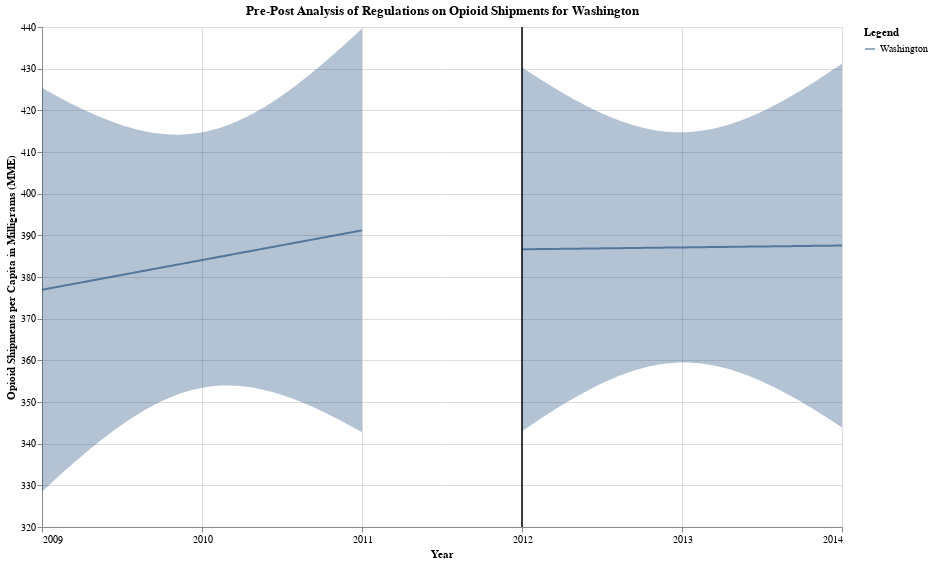

Source (notebook cell):
### Code cell
pre_post_final = pre_FL_plot + post_FL_plot
pre_post_final.properties(title = "Pre-Post Analysis of Regulations on Opioid Shipments for Washington")

### Figure 1 — Vega-Lite specification as saved in the notebook (floating-point values rounded to 4 significant figures)
{"config": {"view": {"continuousWidth": 300, "continuousHeight": 300}}, "layer": [{"mark": {"type": "errorband"}, "encoding": {"color": {"value": "#063970"}, "x": {"axis": {"format": ".0f", "values": [2009.0, 2010.0, 2011.0, 2012.0, 2013.0, 2014.0]}, "field": "TransactionYear", "type": "quantitative"}, "y": {"field": "ci_low", "scale": {"zero": false}, "title": "Opioid Shipments per Capita in Milligrams (MME)", "type": "quantitative"}, "y2": {"field": "ci_high"}}}, {"mark": {"type": "line"}, "encoding": {"color": {"value": "#063970"}, "opacity": {"field": "Treat", "legend": {"title": "Legend"}, "type": "nominal"}, "x": {"field": "TransactionYear", "type": "quantitative"}, "y": {"field": "per_capita_MME_mg", "type": "quantitative"}}}, {"data": {"name": "data-dde12b1ebf09cd9faeb2d94fe58abd1b"}, "mark": {"type": "rule", "color": "black"}, "encoding": {"x": {"axis": {"values": [2009.0, 2010.0, 2011.0, 2012.0, 2013.0, 2014.0]}, "field": "Year", "title": "Year", "type": "quantitative"}}}, {"layer": [{"mark": {"type": "errorband"}, "encoding": {"color": {"value": "#063970"}, "x": {"axis": {"format": ".0f", "values": [2009.0, 2010.0, 2011.0, 2012.0, 2013.0, 2014.0]}, "field": "TransactionYear", "type": "quantitative"}, "y": {"field": "ci_low", "scale": {"zero": false}, "title": "Opioid Shipments per Capita in Milligrams (MME)", "type": "quantitative"}, "y2": {"field": "ci_high"}}}, {"mark": {"type": "line"}, "encoding": {"color": {"value": "#063970"}, "opacity": {"field": "Treat", "legend": {"title": "Legend"}, "type": "nominal"}, "x": {"field": "TransactionYear", "type": "quantitative"}, "y": {"field": "per_capita_MME_mg", "type": "quantitative"}}}, {"data": {"name": "data-dde12b1ebf09cd9faeb2d94fe58abd1b"}, "mark": {"type": "rule", "color": "black"}, "encoding": {"x": {"axis": {"values": [2009.0, 2010.0, 2011.0, 2012.0, 2013.0, 2014.0]}, "field": "Year", "title": "Year", "type": "quantitative"}}}], "data": {"name": "data-68e39b7acf054f868a1eadee1bc9bb7a"}}], "data": {"name": "data-a6f07998bbe3cd8656172201f868978a"}, "height": 500, "title": "Pre-Post Analysis of Regulations on Opioid Shipments for Washington", "width": 800, "$schema": "https://vega.github.io/schema/vega-lite/v5.16.3.json", "datasets": {"data-a6f07998bbe3cd8656172201f868978a": [{"TransactionYear": 2009.0, "per_capita_MME_mg": 376.9, "ci_low": 328.5, "ci_high": 425.4, "Treat": "Washington"}, {"TransactionYear": 2009.0, "per_capita_MME_mg": 377.1, "ci_low": 329.2, "ci_high": 425.0, "Treat": "Washington"}, {"TransactionYear": 2009.0, "per_capita_MME_mg": 377.2, "ci_low": 329.9, "ci_high": 424.5, "Treat": "Washington"}, {"TransactionYear": 2009.0, "per_capita_MME_mg": 377.4, "ci_low": 330.6, "ci_high": 424.1, "Treat": "Washington"}, {"TransactionYear": 2009.0, "per_capita_MME_mg": 377.5, "ci_low": 331.3, "ci_high": 423.7, "Treat": "Washington"}, {"TransactionYear": 2009.0, "per_capita_MME_mg": 377.6, "ci_low": 332.0, "ci_high": 423.3, "Treat": "Washington"}, {"TransactionYear": 2009.0, "per_capita_MME_mg": 377.8, "ci_low": 332.7, "ci_high": 422.9, "Treat": "Washington"}, {"TransactionYear": 2009.0, "per_capita_MME_mg": 377.9, "ci_low": 333.4, "ci_high": 422.5, "Treat": "Washington"}, {"TransactionYear": 2009.0, "per_capita_MME_mg": 378.1, "ci_low": 334.1, "ci_high": 422.1, "Treat": "Washington"}, {"TransactionYear": 2009.0, "per_capita_MME_mg": 378.2, "ci_low": 334.8, "ci_high": 421.7, "Treat": "Washington"}, {"TransactionYear": 2009.0, "per_capita_MME_mg": 378.4, "ci_low": 335.4, "ci_high": 421.3, "Treat": "Washington"}, {"TransactionYear": 2009.0, "per_capita_MME_mg": 378.5, "ci_low": 336.1, "ci_high": 420.9, "Treat": "Washington"}, {"TransactionYear": 2009.0, "per_capita_MME_mg": 378.6, "ci_low": 336.8, "ci_high": 420.5, "Treat": "Washington"}, {"TransactionYear": 2009.0, "per_capita_MME_mg": 378.8, "ci_low": 337.4, "ci_high": 420.2, "Treat": "Washington"}, {"TransactionYear": 2009.0, "per_capita_MME_mg": 378.9, "ci_low": 338.1, "ci_high": 419.8, "Treat": "Washington"}, {"TransactionYear": 2009.0, "per_capita_MME_mg": 379.1, "ci_low": 338.7, "ci_high": 419.5, "Treat": "Washington"}, {"TransactionYear": 2009.0, "per_capita_MME_mg": 379.2, "ci_low": 339.3, "ci_high": 419.1, "Treat": "Washington"}, {"TransactionYear": 2009.0, "per_capita_MME_mg": 379.4, "ci_low": 339.9, "ci_high": 418.8, "Treat": "Washington"}, {"TransactionYear": 2009.0, "per_capita_MME_mg": 379.5, "ci_low": 340.6, "ci_high": 418.5, "Treat": "Washington"}, {"TransactionYear": 2009.0, "per_capita_MME_mg": 379.6, "ci_low": 341.2, "ci_high": 418.1, "Treat": "Washington"}, {"TransactionYear": 2009.0, "per_capita_MME_mg": 379.8, "ci_low": 341.7, "ci_high": 417.8, "Treat": "Washington"}, {"TransactionYear": 2009.0, "per_capita_MME_mg": 379.9, "ci_low": 342.3, "ci_high": 417.5, "Treat": "Washington"}, {"TransactionYear": 2009.0, "per_capita_MME_mg": 380.1, "ci_low": 342.9, "ci_high": 417.2, "Treat": "Washington"}, {"TransactionYear": 2009.0, "per_capita_MME_mg": 380.2, "ci_low": 343.5, "ci_high": 417.0, "Treat": "Washington"}, {"TransactionYear": 2009.0, "per_capita_MME_mg": 380.4, "ci_low": 344.0, "ci_high": 416.7, "Treat": "Washington"}, {"TransactionYear": 2009.0, "per_capita_MME_mg": 380.5, "ci_low": 344.6, "ci_high": 416.4, "Treat": "Washington"}, {"TransactionYear": 2010.0, "per_capita_MME_mg": 380.6, "ci_low": 345.1, "ci_high": 416.2, "Treat": "Washington"}, {"TransactionYear": 2010.0, "per_capita_MME_mg": 380.8, "ci_low": 345.6, "ci_high": 416.0, "Treat": "Washington"}, {"TransactionYear": 2010.0, "per_capita_MME_mg": 380.9, "ci_low": 346.1, "ci_high": 415.8, "Treat": "Washington"}, {"TransactionYear": 2010.0, "per_capita_MME_mg": 381.1, "ci_low": 346.6, "ci_high": 415.5, "Treat": "Washington"}, {"TransactionYear": 2010.0, "per_capita_MME_mg": 381.2, "ci_low": 347.1, "ci_high": 415.4, "Treat": "Washington"}, {"TransactionYear": 2010.0, "per_capita_MME_mg": 381.4, "ci_low": 347.5, "ci_high": 415.2, "Treat": "Washington"}, {"TransactionYear": 2010.0, "per_capita_MME_mg": 381.5, "ci_low": 348.0, "ci_high": 415.0, "Treat": "Washington"}, {"TransactionYear": 2010.0, "per_capita_MME_mg": 381.6, "ci_low": 348.4, "ci_high": 414.8, "Treat": "Washington"}, {"TransactionYear": 2010.0, "per_capita_MME_mg": 381.8, "ci_low": 348.9, "ci_high": 414.7, "Treat": "Washington"}, {"TransactionYear": 2010.0, "per_capita_MME_mg": 381.9, "ci_low": 349.3, "ci_high": 414.6, "Treat": "Washington"}, {"TransactionYear": 2010.0, "per_capita_MME_mg": 382.1, "ci_low": 349.7, "ci_high": 414.5, "Treat": "Washington"}, {"TransactionYear": 2010.0, "per_capita_MME_mg": 382.2, "ci_low": 350.0, "ci_high": 414.4, "Treat": "Washington"}, {"TransactionYear": 2010.0, "per_capita_MME_mg": 382.4, "ci_low": 350.4, "ci_high": 414.3, "Treat": "Washington"}, {"TransactionYear": 2010.0, "per_capita_MME_mg": 382.5, "ci_low": 350.7, "ci_high": 414.2, "Treat": "Washington"}, {"TransactionYear": 2010.0, "per_capita_MME_mg": 382.6, "ci_low": 351.1, "ci_high": 414.2, "Treat": "Washington"}, {"TransactionYear": 2010.0, "per_capita_MME_mg": 382.8, "ci_low": 351.4, "ci_high": 414.2, "Treat": "Washington"}, {"TransactionYear": 2010.0, "per_capita_MME_mg": 382.9, "ci_low": 351.7, "ci_high": 414.2, "Treat": "Washington"}, {"TransactionYear": 2010.0, "per_capita_MME_mg": 383.1, "ci_low": 352.0, "ci_high": 414.2, "Treat": "Washington"}, {"TransactionYear": 2010.0, "per_capita_MME_mg": 383.2, "ci_low": 352.2, "ci_high": 414.2, "Treat": "Washington"}, {"TransactionYear": 2010.0, "per_capita_MME_mg": 383.4, "ci_low": 352.5, "ci_high": 414.2, "Treat": "Washington"}, {"TransactionYear": 2010.0, "per_capita_MME_mg": 383.5, "ci_low": 352.7, "ci_high": 414.3, "Treat": "Washington"}, {"TransactionYear": 2010.0, "per_capita_MME_mg": 383.6, "ci_low": 352.9, "ci_high": 414.4, "Treat": "Washington"}, {"TransactionYear": 2010.0, "per_capita_MME_mg": 383.8, "ci_low": 353.1, "ci_high": 414.5, "Treat": "Washington"}, {"TransactionYear": 2010.0, "per_capita_MME_mg": 383.9, "ci_low": 353.3, "ci_high": 414.6, "Treat": "Washington"}, {"TransactionYear": 2010.0, "per_capita_MME_mg": 384.1, "ci_low": 353.4, "ci_high": 414.7, "Treat": "Washington"}, {"TransactionYear": 2010.0, "per_capita_MME_mg": 384.2, "ci_low": 353.5, "ci_high": 414.9, "Treat": "Washington"}, {"TransactionYear": 2010.0, "per_capita_MME_mg": 384.3, "ci_low": 353.7, "ci_high": 415.0, "Treat": "Washington"}, {"TransactionYear": 2010.0, "per_capita_MME_mg": 384.5, "ci_low": 353.8, "ci_high": 415.2, "Treat": "Washington"}, {"TransactionYear": 2010.0, "per_capita_MME_mg": 384.6, "ci_low": 353.8, "ci_high": 415.4, "Treat": "Washington"}, {"TransactionYear": 2010.0, "per_capita_MME_mg": 384.8, "ci_low": 353.9, "ci_high": 415.7, "Treat": "Washington"}, {"TransactionYear": 2010.0, "per_capita_MME_mg": 384.9, "ci_low": 353.9, "ci_high": 415.9, "Treat": "Washington"}, {"TransactionYear": 2010.0, "per_capita_MME_mg": 385.1, "ci_low": 354.0, "ci_high": 416.2, "Treat": "Washington"}, {"TransactionYear": 2010.0, "per_capita_MME_mg": 385.2, "ci_low": 354.0, "ci_high": 416.4, "Treat": "Washington"}, {"TransactionYear": 2010.0, "per_capita_MME_mg": 385.3, "ci_low": 354.0, "ci_high": 416.7, "Treat": "Washington"}, {"TransactionYear": 2010.0, "per_capita_MME_mg": 385.5, "ci_low": 353.9, "ci_high": 417.1, "Treat": "Washington"}, {"TransactionYear": 2010.0, "per_capita_MME_mg": 385.6, "ci_low": 353.9, "ci_high": 417.4, "Treat": "Washington"}, {"TransactionYear": 2010.0, "per_capita_MME_mg": 385.8, "ci_low": 353.8, "ci_high": 417.7, "Treat": "Washington"}, {"TransactionYear": 2010.0, "per_capita_MME_mg": 385.9, "ci_low": 353.7, "ci_high": 418.1, "Treat": "Washington"}, {"TransactionYear": 2010.0, "per_capita_MME_mg": 386.1, "ci_low": 353.6, "ci_high": 418.5, "Treat": "Washington"}, {"TransactionYear": 2010.0, "per_capita_MME_mg": 386.2, "ci_low": 353.5, "ci_high": 418.9, "Treat": "Washington"}, {"TransactionYear": 2010.0, "per_capita_MME_mg": 386.3, "ci_low": 353.4, "ci_high": 419.3, "Treat": "Washington"}, {"TransactionYear": 2010.0, "per_capita_MME_mg": 386.5, "ci_low": 353.3, "ci_high": 419.7, "Treat": "Washington"}, {"TransactionYear": 2010.0, "per_capita_MME_mg": 386.6, "ci_low": 353.1, "ci_high": 420.1, "Treat": "Washington"}, {"TransactionYear": 2010.0, "per_capita_MME_mg": 386.8, "ci_low": 353.0, "ci_high": 420.6, "Treat": "Washington"}, {"TransactionYear": 2010.0, "per_capita_MME_mg": 386.9, "ci_low": 352.8, "ci_high": 421.1, "Treat": "Washington"}, {"TransactionYear": 2010.0, "per_capita_MME_mg": 387.1, "ci_low": 352.6, "ci_high": 421.5, "Treat": "Washington"}, {"TransactionYear": 2010.0, "per_capita_MME_mg": 387.2, "ci_low": 352.4, "ci_high": 422.0, "Treat": "Washington"}, {"TransactionYear": 2010.0, "per_capita_MME_mg": 387.3, "ci_low": 352.2, "ci_high": 422.5, "Treat": "Washington"}, {"TransactionYear": 2010.0, "per_capita_MME_mg": 387.5, "ci_low": 351.9, "ci_high": 423.0, "Treat": "Washington"}, {"TransactionYear": 2010.0, "per_capita_MME_mg": 387.6, "ci_low": 351.7, "ci_high": 423.6, "Treat": "Washington"}, {"TransactionYear": 2011.0, "per_capita_MME_mg": 387.8, "ci_low": 351.4, "ci_high": 424.1, "Treat": "Washington"}, {"TransactionYear": 2011.0, "per_capita_MME_mg": 387.9, "ci_low": 351.2, "ci_high": 424.7, "Treat": "Washington"}, {"TransactionYear": 2011.0, "per_capita_MME_mg": 388.1, "ci_low": 350.9, "ci_high": 425.2, "Treat": "Washington"}, {"TransactionYear": 2011.0, "per_capita_MME_mg": 388.2, "ci_low": 350.6, "ci_high": 425.8, "Treat": "Washington"}, {"TransactionYear": 2011.0, "per_capita_MME_mg": 388.3, "ci_low": 350.3, "ci_high": 426.4, "Treat": "Washington"}, {"TransactionYear": 2011.0, "per_capita_MME_mg": 388.5, "ci_low": 350.0, "ci_high": 427.0, "Treat": "Washington"}, {"TransactionYear": 2011.0, "per_capita_MME_mg": 388.6, "ci_low": 349.7, "ci_high": 427.6, "Treat": "Washington"}, {"TransactionYear": 2011.0, "per_capita_MME_mg": 388.8, "ci_low": 349.3, "ci_high": 428.2, "Treat": "Washington"}, {"TransactionYear": 2011.0, "per_capita_MME_mg": 388.9, "ci_low": 349.0, "ci_high": 428.8, "Treat": "Washington"}, {"TransactionYear": 2011.0, "per_capita_MME_mg": 389.1, "ci_low": 348.7, "ci_high": 429.4, "Treat": "Washington"}, {"TransactionYear": 2011.0, "per_capita_MME_mg": 389.2, "ci_low": 348.3, "ci_high": 430.1, "Treat": "Washington"}, {"TransactionYear": 2011.0, "per_capita_MME_mg": 389.3, "ci_low": 348.0, "ci_high": 430.7, "Treat": "Washington"}, {"TransactionYear": 2011.0, "per_capita_MME_mg": 389.5, "ci_low": 347.6, "ci_high": 431.4, "Treat": "Washington"}, {"TransactionYear": 2011.0, "per_capita_MME_mg": 389.6, "ci_low": 347.2, "ci_high": 432.0, "Treat": "Washington"}, {"TransactionYear": 2011.0, "per_capita_MME_mg": 389.8, "ci_low": 346.8, "ci_high": 432.7, "Treat": "Washington"}, {"TransactionYear": 2011.0, "per_capita_MME_mg": 389.9, "ci_low": 346.5, "ci_high": 433.4, "Treat": "Washington"}, {"TransactionYear": 2011.0, "per_capita_MME_mg": 390.0, "ci_low": 346.1, "ci_high": 434.0, "Treat": "Washington"}, {"TransactionYear": 2011.0, "per_capita_MME_mg": 390.2, "ci_low": 345.7, "ci_high": 434.7, "Treat": "Washington"}, {"TransactionYear": 2011.0, "per_capita_MME_mg": 390.3, "ci_low": 345.3, "ci_high": 435.4, "Treat": "Washington"}, {"TransactionYear": 2011.0, "per_capita_MME_mg": 390.5, "ci_low": 344.8, "ci_high": 436.1, "Treat": "Washington"}, {"TransactionYear": 2011.0, "per_capita_MME_mg": 390.6, "ci_low": 344.4, "ci_high": 436.8, "Treat": "Washington"}, {"TransactionYear": 2011.0, "per_capita_MME_mg": 390.8, "ci_low": 344.0, "ci_high": 437.5, "Treat": "Washington"}, {"TransactionYear": 2011.0, "per_capita_MME_mg": 390.9, "ci_low": 343.6, "ci_high": 438.2, "Treat": "Washington"}, {"TransactionYear": 2011.0, "per_capita_MME_mg": 391.0, "ci_low": 343.2, "ci_high": 438.9, "Treat": "Washington"}, {"TransactionYear": 2011.0, "per_capita_MME_mg": 391.2, "ci_low": 342.7, "ci_high": 439.7, "Treat": "Washington"}], "data-dde12b1ebf09cd9faeb2d94fe58abd1b": [{"Year": 2012}], "data-68e39b7acf054f868a1eadee1bc9bb7a": [{"TransactionYear": 2012.0, "per_capita_MME_mg": 386.6, "ci_low": 343.0, "ci_high": 430.3, "Treat": "Washington"}, {"TransactionYear": 2012.0, "per_capita_MME_mg": 386.7, "ci_low": 343.5, "ci_high": 429.8, "Treat": "Washington"}, {"TransactionYear": 2012.0, "per_capita_MME_mg": 386.7, "ci_low": 344.0, "ci_high": 429.3, "Treat": "Washington"}, {"TransactionYear": 2012.0, "per_capita_MME_mg": 386.7, "ci_low": 344.5, "ci_high": 428.8, "Treat": "Washington"}, {"TransactionYear": 2012.0, "per_capita_MME_mg": 386.7, "ci_low": 345.1, "ci_high": 428.3, "Treat": "Washington"}, {"TransactionYear": 2012.0, "per_capita_MME_mg": 386.7, "ci_low": 345.6, "ci_high": 427.8, "Treat": "Washington"}, {"TransactionYear": 2012.0, "per_capita_MME_mg": 386.7, "ci_low": 346.1, "ci_high": 427.3, "Treat": "Washington"}, {"TransactionYear": 2012.0, "per_capita_MME_mg": 386.7, "ci_low": 346.6, "ci_high": 426.8, "Treat": "Washington"}, {"TransactionYear": 2012.0, "per_capita_MME_mg": 386.7, "ci_low": 347.1, "ci_high": 426.4, "Treat": "Washington"}, {"TransactionYear": 2012.0, "per_capita_MME_mg": 386.7, "ci_low": 347.6, "ci_high": 425.9, "Treat": "Washington"}, {"TransactionYear": 2012.0, "per_capita_MME_mg": 386.7, "ci_low": 348.1, "ci_high": 425.4, "Treat": "Washington"}, {"TransactionYear": 2012.0, "per_capita_MME_mg": 386.7, "ci_low": 348.5, "ci_high": 425.0, "Treat": "Washington"}, {"TransactionYear": 2012.0, "per_capita_MME_mg": 386.8, "ci_low": 349.0, "ci_high": 424.5, "Treat": "Washington"}, {"TransactionYear": 2012.0, "per_capita_MME_mg": 386.8, "ci_low": 349.5, "ci_high": 424.0, "Treat": "Washington"}, {"TransactionYear": 2012.0, "per_capita_MME_mg": 386.8, "ci_low": 349.9, "ci_high": 423.6, "Treat": "Washington"}, {"TransactionYear": 2012.0, "per_capita_MME_mg": 386.8, "ci_low": 350.4, "ci_high": 423.2, "Treat": "Washington"}, {"TransactionYear": 2012.0, "per_capita_MME_mg": 386.8, "ci_low": 350.8, "ci_high": 422.7, "Treat": "Washington"}, {"TransactionYear": 2012.0, "per_capita_MME_mg": 386.8, "ci_low": 351.3, "ci_high": 422.3, "Treat": "Washington"}, {"TransactionYear": 2012.0, "per_capita_MME_mg": 386.8, "ci_low": 351.7, "ci_high": 421.9, "Treat": "Washington"}, {"TransactionYear": 2012.0, "per_capita_MME_mg": 386.8, "ci_low": 352.1, "ci_high": 421.5, "Treat": "Washington"}, {"TransactionYear": 2012.0, "per_capita_MME_mg": 386.8, "ci_low": 352.5, "ci_high": 421.1, "Treat": "Washington"}, {"TransactionYear": 2012.0, "per_capita_MME_mg": 386.8, "ci_low": 352.9, "ci_high": 420.7, "Treat": "Washington"}, {"TransactionYear": 2012.0, "per_capita_MME_mg": 386.8, "ci_low": 353.3, "ci_high": 420.3, "Treat": "Washington"}, {"TransactionYear": 2012.0, "per_capita_MME_mg": 386.9, "ci_low": 353.7, "ci_high": 420.0, "Treat": "Washington"}, {"TransactionYear": 2012.0, "per_capita_MME_mg": 386.9, "ci_low": 354.1, "ci_high": 419.6, "Treat": "Washington"}, {"TransactionYear": 2012.0, "per_capita_MME_mg": 386.9, "ci_low": 354.5, "ci_high": 419.3, "Treat": "Washington"}, {"TransactionYear": 2013.0, "per_capita_MME_mg": 386.9, "ci_low": 354.8, "ci_high": 418.9, "Treat": "Washington"}, {"TransactionYear": 2013.0, "per_capita_MME_mg": 386.9, "ci_low": 355.2, "ci_high": 418.6, "Treat": "Washington"}, {"TransactionYear": 2013.0, "per_capita_MME_mg": 386.9, "ci_low": 355.5, "ci_high": 418.3, "Treat": "Washington"}, {"TransactionYear": 2013.0, "per_capita_MME_mg": 386.9, "ci_low": 355.8, "ci_high": 418.0, "Treat": "Washington"}, {"TransactionYear": 2013.0, "per_capita_MME_mg": 386.9, "ci_low": 356.2, "ci_high": 417.7, "Treat": "Washington"}, {"TransactionYear": 2013.0, "per_capita_MME_mg": 386.9, "ci_low": 356.5, "ci_high": 417.4, "Treat": "Washington"}, {"TransactionYear": 2013.0, "per_capita_MME_mg": 386.9, "ci_low": 356.7, "ci_high": 417.1, "Treat": "Washington"}, {"TransactionYear": 2013.0, "per_capita_MME_mg": 386.9, "ci_low": 357.0, "ci_high": 416.9, "Treat": "Washington"}, {"TransactionYear": 2013.0, "per_capita_MME_mg": 387.0, "ci_low": 357.3, "ci_high": 416.6, "Treat": "Washington"}, {"TransactionYear": 2013.0, "per_capita_MME_mg": 387.0, "ci_low": 357.5, "ci_high": 416.4, "Treat": "Washington"}, {"TransactionYear": 2013.0, "per_capita_MME_mg": 387.0, "ci_low": 357.8, "ci_high": 416.2, "Treat": "Washington"}, {"TransactionYear": 2013.0, "per_capita_MME_mg": 387.0, "ci_low": 358.0, "ci_high": 416.0, "Treat": "Washington"}, {"TransactionYear": 2013.0, "per_capita_MME_mg": 387.0, "ci_low": 358.2, "ci_high": 415.8, "Treat": "Washington"}, {"TransactionYear": 2013.0, "per_capita_MME_mg": 387.0, "ci_low": 358.4, "ci_high": 415.6, "Treat": "Washington"}, {"TransactionYear": 2013.0, "per_capita_MME_mg": 387.0, "ci_low": 358.6, "ci_high": 415.5, "Treat": "Washington"}, {"TransactionYear": 2013.0, "per_capita_MME_mg": 387.0, "ci_low": 358.7, "ci_high": 415.3, "Treat": "Washington"}, {"TransactionYear": 2013.0, "per_capita_MME_mg": 387.0, "ci_low": 358.9, "ci_high": 415.2, "Treat": "Washington"}, {"TransactionYear": 2013.0, "per_capita_MME_mg": 387.0, "ci_low": 359.0, "ci_high": 415.1, "Treat": "Washington"}, {"TransactionYear": 2013.0, "per_capita_MME_mg": 387.0, "ci_low": 359.1, "ci_high": 415.0, "Treat": "Washington"}, {"TransactionYear": 2013.0, "per_capita_MME_mg": 387.1, "ci_low": 359.2, "ci_high": 414.9, "Treat": "Washington"}, {"TransactionYear": 2013.0, "per_capita_MME_mg": 387.1, "ci_low": 359.3, "ci_high": 414.8, "Treat": "Washington"}, {"TransactionYear": 2013.0, "per_capita_MME_mg": 387.1, "ci_low": 359.4, "ci_high": 414.8, "Treat": "Washington"}, {"TransactionYear": 2013.0, "per_capita_MME_mg": 387.1, "ci_low": 359.4, "ci_high": 414.7, "Treat": "Washington"}, {"TransactionYear": 2013.0, "per_capita_MME_mg": 387.1, "ci_low": 359.5, "ci_high": 414.7, "Treat": "Washington"}, {"TransactionYear": 2013.0, "per_capita_MME_mg": 387.1, "ci_low": 359.5, "ci_high": 414.7, "Treat": "Washington"}, {"TransactionYear": 2013.0, "per_capita_MME_mg": 387.1, "ci_low": 359.5, "ci_high": 414.7, "Treat": "Washington"}, {"TransactionYear": 2013.0, "per_capita_MME_mg": 387.1, "ci_low": 359.5, "ci_high": 414.8, "Treat": "Washington"}, {"TransactionYear": 2013.0, "per_capita_MME_mg": 387.1, "ci_low": 359.4, "ci_high": 414.8, "Treat": "Washington"}, {"TransactionYear": 2013.0, "per_capita_MME_mg": 387.1, "ci_low": 359.4, "ci_high": 414.9, "Treat": "Washington"}, {"TransactionYear": 2013.0, "per_capita_MME_mg": 387.1, "ci_low": 359.3, "ci_high": 415.0, "Treat": "Washington"}, {"TransactionYear": 2013.0, "per_capita_MME_mg": 387.2, "ci_low": 359.2, "ci_high": 415.1, "Treat": "Washington"}, {"TransactionYear": 2013.0, "per_capita_MME_mg": 387.2, "ci_low": 359.1, "ci_high": 415.2, "Treat": "Washington"}, {"TransactionYear": 2013.0, "per_capita_MME_mg": 387.2, "ci_low": 359.0, "ci_high": 415.3, "Treat": "Washington"}, {"TransactionYear": 2013.0, "per_capita_MME_mg": 387.2, "ci_low": 358.9, "ci_high": 415.5, "Treat": "Washington"}, {"TransactionYear": 2013.0, "per_capita_MME_mg": 387.2, "ci_low": 358.7, "ci_high": 415.6, "Treat": "Washington"}, {"TransactionYear": 2013.0, "per_capita_MME_mg": 387.2, "ci_low": 358.6, "ci_high": 415.8, "Treat": "Washington"}, {"TransactionYear": 2013.0, "per_capita_MME_mg": 387.2, "ci_low": 358.4, "ci_high": 416.0, "Treat": "Washington"}, {"TransactionYear": 2013.0, "per_capita_MME_mg": 387.2, "ci_low": 358.2, "ci_high": 416.2, "Treat": "Washington"}, {"TransactionYear": 2013.0, "per_capita_MME_mg": 387.2, "ci_low": 358.0, "ci_high": 416.4, "Treat": "Washington"}, {"TransactionYear": 2013.0, "per_capita_MME_mg": 387.2, "ci_low": 357.8, "ci_high": 416.7, "Treat": "Washington"}, {"TransactionYear": 2013.0, "per_capita_MME_mg": 387.2, "ci_low": 357.6, "ci_high": 416.9, "Treat": "Washington"}, {"TransactionYear": 2013.0, "per_capita_MME_mg": 387.3, "ci_low": 357.3, "ci_high": 417.2, "Treat": "Washington"}, {"TransactionYear": 2013.0, "per_capita_MME_mg": 387.3, "ci_low": 357.1, "ci_high": 417.5, "Treat": "Washington"}, {"TransactionYear": 2013.0, "per_capita_MME_mg": 387.3, "ci_low": 356.8, "ci_high": 417.7, "Treat": "Washington"}, {"TransactionYear": 2013.0, "per_capita_MME_mg": 387.3, "ci_low": 356.5, "ci_high": 418.0, "Treat": "Washington"}, {"TransactionYear": 2013.0, "per_capita_MME_mg": 387.3, "ci_low": 356.2, "ci_high": 418.4, "Treat": "Washington"}, {"TransactionYear": 2013.0, "per_capita_MME_mg": 387.3, "ci_low": 355.9, "ci_high": 418.7, "Treat": "Washington"}, {"TransactionYear": 2013.0, "per_capita_MME_mg": 387.3, "ci_low": 355.6, "ci_high": 419.0, "Treat": "Washington"}, {"TransactionYear": 2013.0, "per_capita_MME_mg": 387.3, "ci_low": 355.3, "ci_high": 419.4, "Treat": "Washington"}, {"TransactionYear": 2013.0, "per_capita_MME_mg": 387.3, "ci_low": 354.9, "ci_high": 419.7, "Treat": "Washington"}, {"TransactionYear": 2014.0, "per_capita_MME_mg": 387.3, "ci_low": 354.6, "ci_high": 420.1, "Treat": "Washington"}, {"TransactionYear": 2014.0, "per_capita_MME_mg": 387.3, "ci_low": 354.2, "ci_high": 420.5, "Treat": "Washington"}, {"TransactionYear": 2014.0, "per_capita_MME_mg": 387.4, "ci_low": 353.9, "ci_high": 420.9, "Treat": "Washington"}, {"TransactionYear": 2014.0, "per_capita_MME_mg": 387.4, "ci_low": 353.5, "ci_high": 421.3, "Treat": "Washington"}, {"TransactionYear": 2014.0, "per_capita_MME_mg": 387.4, "ci_low": 353.1, "ci_high": 421.7, "Treat": "Washington"}, {"TransactionYear": 2014.0, "per_capita_MME_mg": 387.4, "ci_low": 352.7, "ci_high": 422.1, "Treat": "Washington"}, {"TransactionYear": 2014.0, "per_capita_MME_mg": 387.4, "ci_low": 352.3, "ci_high": 422.5, "Treat": "Washington"}, {"TransactionYear": 2014.0, "per_capita_MME_mg": 387.4, "ci_low": 351.9, "ci_high": 422.9, "Treat": "Washington"}, {"TransactionYear": 2014.0, "per_capita_MME_mg": 387.4, "ci_low": 351.5, "ci_high": 423.4, "Treat": "Washington"}, {"TransactionYear": 2014.0, "per_capita_MME_mg": 387.4, "ci_low": 351.0, "ci_high": 423.8, "Treat": "Washington"}, {"TransactionYear": 2014.0, "per_capita_MME_mg": 387.4, "ci_low": 350.6, "ci_high": 424.3, "Treat": "Washington"}, {"TransactionYear": 2014.0, "per_capita_MME_mg": 387.4, "ci_low": 350.2, "ci_high": 424.7, "Treat": "Washington"}, {"TransactionYear": 2014.0, "per_capita_MME_mg": 387.4, "ci_low": 349.7, "ci_high": 425.2, "Treat": "Washington"}, {"TransactionYear": 2014.0, "per_capita_MME_mg": 387.5, "ci_low": 349.2, "ci_high": 425.7, "Treat": "Washington"}, {"TransactionYear": 2014.0, "per_capita_MME_mg": 387.5, "ci_low": 348.8, "ci_high": 426.1, "Treat": "Washington"}, {"TransactionYear": 2014.0, "per_capita_MME_mg": 387.5, "ci_low": 348.3, "ci_high": 426.6, "Treat": "Washington"}, {"TransactionYear": 2014.0, "per_capita_MME_mg": 387.5, "ci_low": 347.8, "ci_high": 427.1, "Treat": "Washington"}, {"TransactionYear": 2014.0, "per_capita_MME_mg": 387.5, "ci_low": 347.4, "ci_high": 427.6, "Treat": "Washington"}, {"TransactionYear": 2014.0, "per_capita_MME_mg": 387.5, "ci_low": 346.9, "ci_high": 428.1, "Treat": "Washington"}, {"TransactionYear": 2014.0, "per_capita_MME_mg": 387.5, "ci_low": 346.4, "ci_high": 428.6, "Treat": "Washington"}, {"TransactionYear": 2014.0, "per_capita_MME_mg": 387.5, "ci_low": 345.9, "ci_high": 429.1, "Treat": "Washington"}, {"TransactionYear": 2014.0, "per_capita_MME_mg": 387.5, "ci_low": 345.4, "ci_high": 429.7, "Treat": "Washington"}, {"TransactionYear": 2014.0, "per_capita_MME_mg": 387.5, "ci_low": 344.9, "ci_high": 430.2, "Treat": "Washington"}, {"TransactionYear": 2014.0, "per_capita_MME_mg": 387.5, "ci_low": 344.4, "ci_high": 430.7, "Treat": "Washington"}, {"TransactionYear": 2014.0, "per_capita_MME_mg": 387.6, "ci_low": 343.9, "ci_high": 431.2, "Treat": "Washington"}]}}
